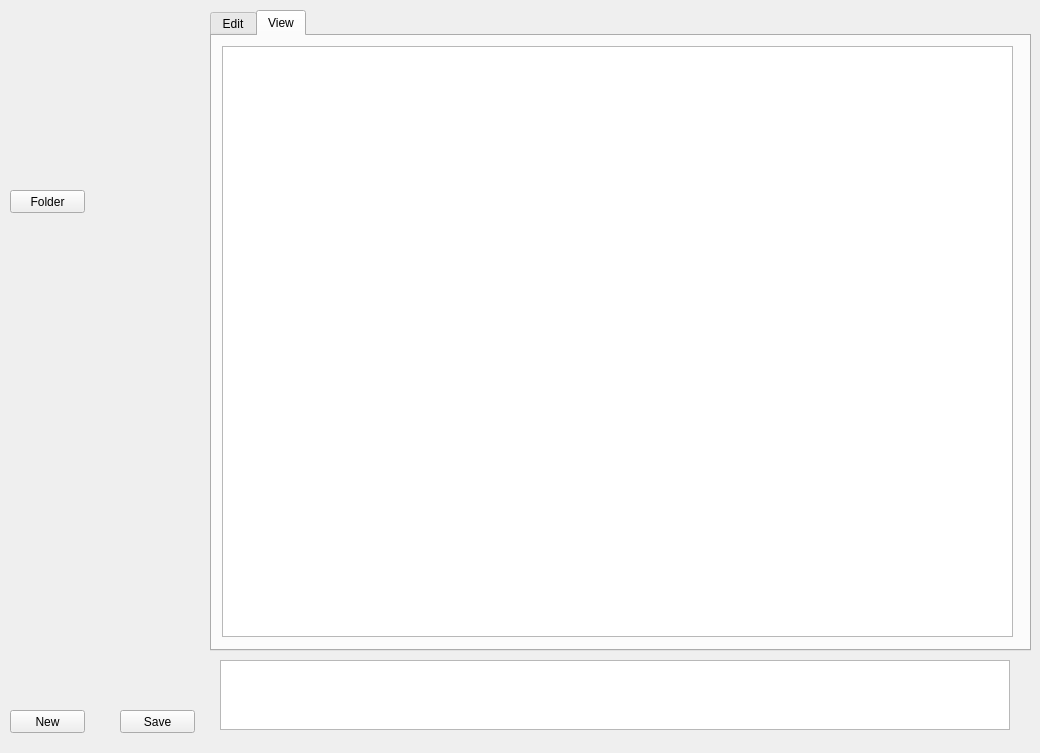
<?xml version="1.0" encoding="UTF-8"?>
<ui version="4.0">
 <class>SVGEditorClass</class>
 <widget class="QWidget" name="SVGEditorClass">
  <property name="geometry">
   <rect>
    <x>0</x>
    <y>0</y>
    <width>1040</width>
    <height>753</height>
   </rect>
  </property>
  <property name="windowTitle">
   <string>SVGEditor</string>
  </property>
  <widget class="QTabWidget" name="tabWidget">
   <property name="geometry">
    <rect>
     <x>210</x>
     <y>10</y>
     <width>821</width>
     <height>641</height>
    </rect>
   </property>
   <property name="currentIndex">
    <number>1</number>
   </property>
   <widget class="QWidget" name="EditTab">
    <attribute name="title">
     <string>Edit</string>
    </attribute>
    <widget class="QTextEdit" name="textEdit">
     <property name="geometry">
      <rect>
       <x>10</x>
       <y>20</y>
       <width>791</width>
       <height>581</height>
      </rect>
     </property>
    </widget>
   </widget>
   <widget class="QWidget" name="ViewTab">
    <attribute name="title">
     <string>View</string>
    </attribute>
    <widget class="QGraphicsView" name="graphicsView">
     <property name="geometry">
      <rect>
       <x>10</x>
       <y>10</y>
       <width>791</width>
       <height>591</height>
      </rect>
     </property>
    </widget>
   </widget>
  </widget>
  <widget class="QPushButton" name="pushButtonLoad">
   <property name="geometry">
    <rect>
     <x>10</x>
     <y>190</y>
     <width>75</width>
     <height>23</height>
    </rect>
   </property>
   <property name="text">
    <string>Folder</string>
   </property>
  </widget>
  <widget class="QPushButton" name="pushButtonSave">
   <property name="geometry">
    <rect>
     <x>120</x>
     <y>710</y>
     <width>75</width>
     <height>23</height>
    </rect>
   </property>
   <property name="text">
    <string>Save</string>
   </property>
  </widget>
  <widget class="QLabel" name="label">
   <property name="geometry">
    <rect>
     <x>20</x>
     <y>20</y>
     <width>151</width>
     <height>161</height>
    </rect>
   </property>
   <property name="text">
    <string/>
   </property>
   <property name="pixmap">
    <pixmap resource="svgeditor.qrc">:/Clover/images/Clover.png</pixmap>
   </property>
   <property name="scaledContents">
    <bool>true</bool>
   </property>
  </widget>
  <widget class="QPushButton" name="pushButtonNew">
   <property name="geometry">
    <rect>
     <x>10</x>
     <y>710</y>
     <width>75</width>
     <height>23</height>
    </rect>
   </property>
   <property name="text">
    <string>New</string>
   </property>
  </widget>
  <widget class="QTextEdit" name="textEditLog">
   <property name="geometry">
    <rect>
     <x>220</x>
     <y>660</y>
     <width>790</width>
     <height>70</height>
    </rect>
   </property>
  </widget>
 </widget>
 <resources>
  <include location="svgeditor.qrc"/>
 </resources>
 <connections/>
</ui>
